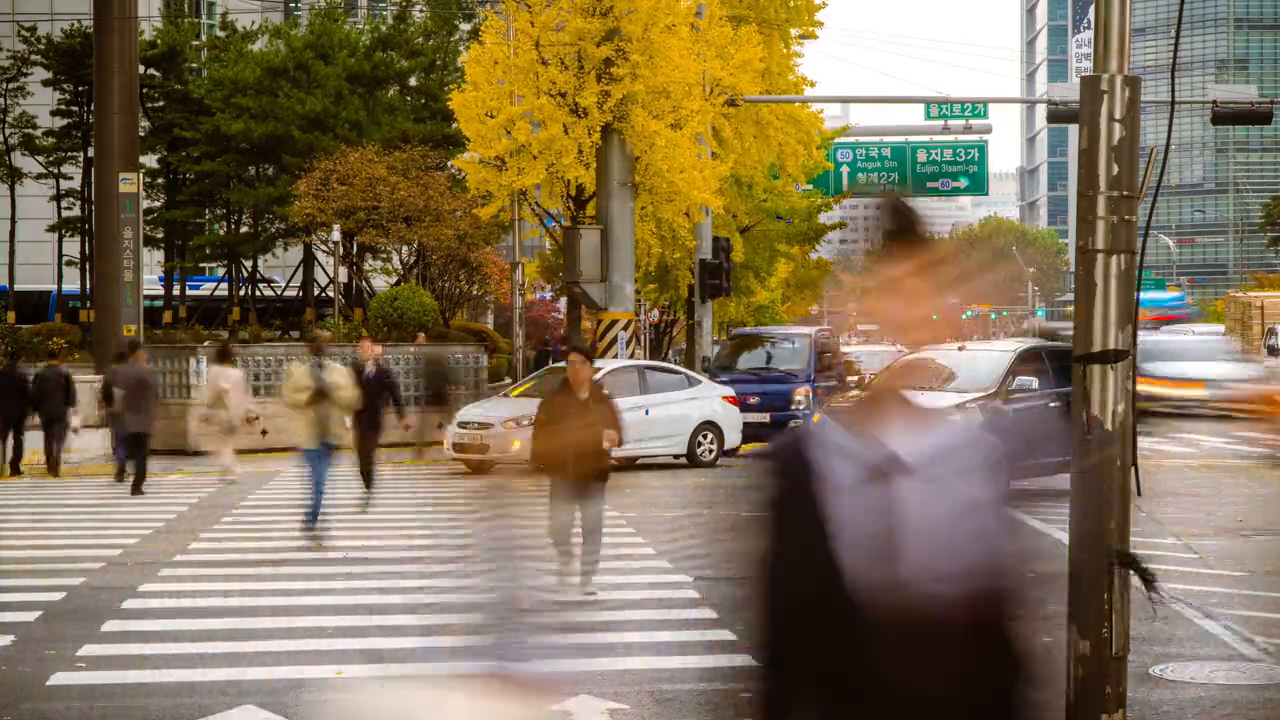
#> input picture frame 15 of OpenCV/opencv_vision_file/videos/seoul.mp4, 1280 x 720 px, given in place of road5.mp4, which was not available
$ python 05-cv-06-01-hough-roadline-video2.py
#> lines starting #> are read from the running program, lines starting #| are printed output that depends on the picture; pictures that were not available may be replaced by others from this repository, and a replacement may not be noted
import cv2
import sys
import math
import cv2 as cv
import numpy as np

cap = cv2.VideoCapture("videos/road5.mp4")

while (True):
    ret, src = cap.read()
#> src is the input picture: shape (720, 1280, 3); mean B, G, R 89.5, 114.6, 131

    src = cv2.resize(src, (640, 360))
#> src: shape (360, 640, 3)

    edges = cv.Canny(src, 50, 200, None, 3)
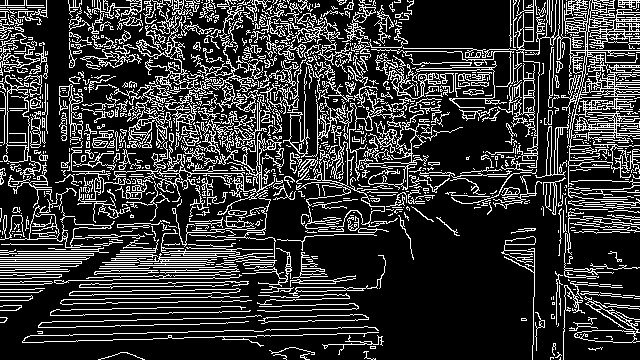
#> edges: shape (360, 640); 20.8% white in thin lines or dots
    dst = cv.cvtColor(edges, cv.COLOR_GRAY2BGR)
#> dst: shape (360, 640, 3); 20.8% white in thin lines or dots
    dstP = np.copy(dst)
    lines = cv.HoughLines(edges, 1, np.pi / 180, 150, None, 0, 0)
#> lines = 1925 rows, first 8: [296, 1.55], [40, 1.59], [160, 1.64], [263, 1.24], [78, 1.55], [264, 1.15], [108, 1.54], [203, 1.26]

    # [5 lines of commented-out code are left out]
    if lines is not None:
        for i in range(0, len(lines)):
            rho = lines[i][0][0]
            theta = lines[i][0][1]
            a = math.cos(theta)
            b = math.sin(theta)
            x0 = a * rho
            y0 = b * rho
            pt1 = (int(x0 + 1000 * (-b)), int(y0 + 1000 * (a)))
            pt2 = (int(x0 - 1000 * (-b)), int(y0 - 1000 * (a)))
            cv.line(dst, pt1, pt2, (0, 0, 255), 3, cv.LINE_AA)
#> this loop made 1925 passes
#> (rho, theta, a, b, x0, y0, pt1, pt2) on passes 1 to 3: (296, 1.55, 0.0175, 1, 5.17, 296, (-994, 313), (1005, 278)), (40, 1.59, -0.0175, 1, -0.698, 39.99, (-1000, 22), (999, 57)), (160, 1.64, -0.0698, 0.998, -11.16, 159.6, (-1008, 89), (986, 229))
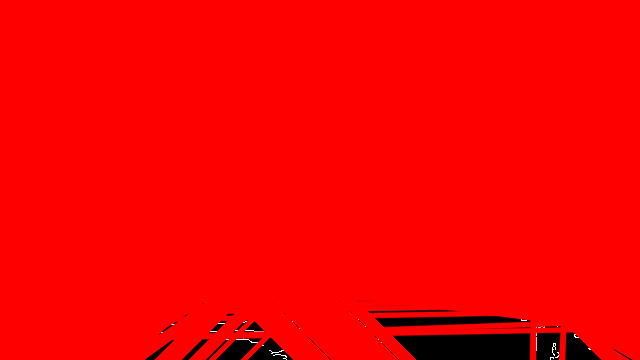
#> dst: shape (360, 640, 3); mean B, G, R 0.2, 0.2, 247
            # pt1 = (lines[i][0][0], lines[i][0][1])  # 시작점 좌표
            # pt2 = (lines[i][0][2], lines[i][0][3])  # 끝점 좌표
            # cv2.line(dst, pt1, pt2, (0, 0, 255), 2, cv2.LINE_AA)

    linesP = cv.HoughLinesP(edges, 1, np.pi/180, 50, None,
                                    minLineLength=50, maxLineGap=5)
#> linesP = 114 rows, first 6: [34, 269, 90, 249], [157, 88, 207, 88], [570, 68, 639, 67], [376, 68, 429, 62], [193, 184, 273, 104], [115, 109, 212, 109]
    if linesP is not None:
        for i in range(0, len(linesP)):
            l = linesP[i][0]
            cv.line(dstP, (l[0], l[1]), (l[2], l[3]), (0, 0, 255), 3, cv.LINE_AA)
#> this loop made 114 passes
#> l on passes 1 to 12: [34, 269, 90, 249], [157, 88, 207, 88], [570, 68, 639, 67], [376, 68, 429, 62], [193, 184, 273, 104], [115, 109, 212, 109], [170, 72, 225, 80], [550, 39, 613, 10], [339, 160, 423, 111], [167, 150, 259, 127], [569, 86, 639, 89], [386, 74, 445, 77]
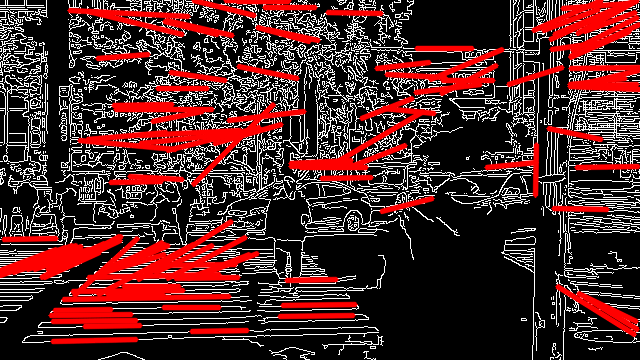
#> dstP: shape (360, 640, 3); mean B, G, R 40.3, 40.3, 77.7

    cv.imshow("Source", src)
    cv.imshow("Detected Lines (in red) - Standard Hough Line Transform", dst)
    cv.imshow("Detected Lines (in red) - Probabilistic Line Transform", dstP)

    if cv2.waitKey(1) & 0xFF == ord('q'):
#> (key q is pressed here)
        break

cap.release()
cv2.destroyAllWindows()

$ run again, starting later in the video
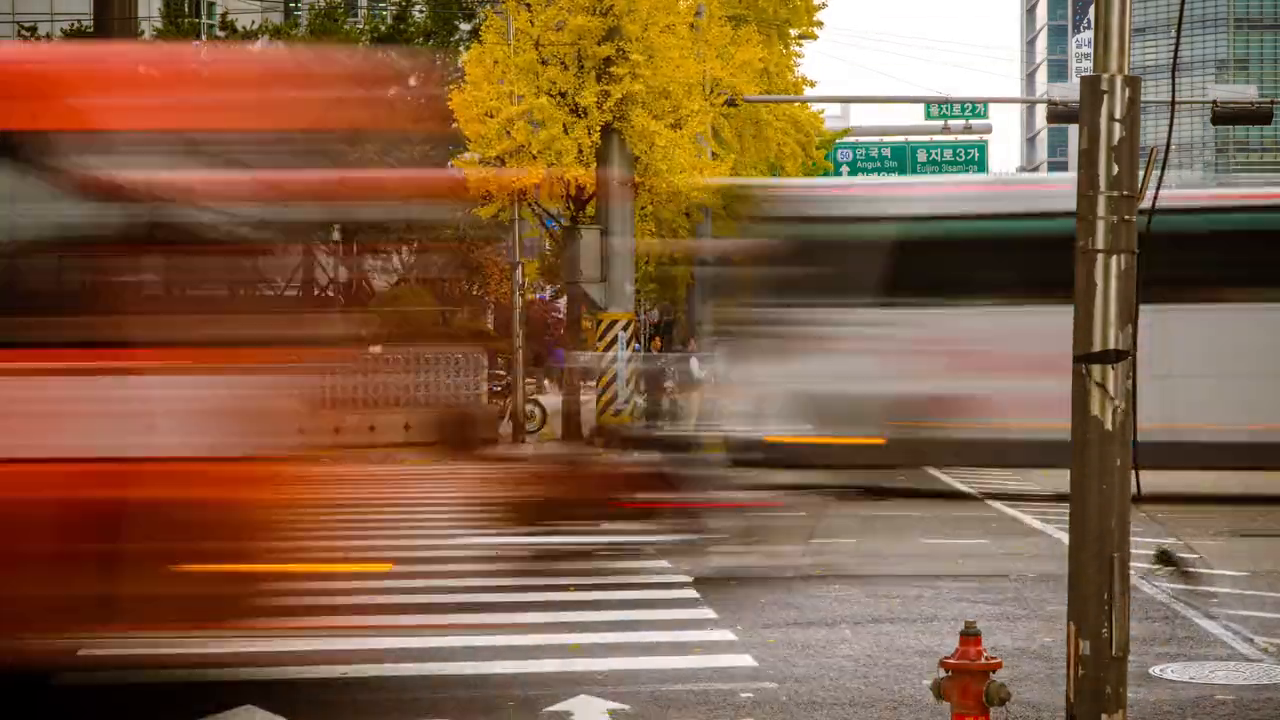
#> input picture frame 67 of OpenCV/opencv_vision_file/videos/seoul.mp4, 1280 x 720 px, given in place of road5.mp4, which was not available
#> src is the input picture: shape (720, 1280, 3); mean B, G, R 69.4, 95.7, 130.4
#> src: shape (360, 640, 3)
#> edges: shape (360, 640); 14.7% white in thin lines or dots
#> lines = 350 rows, first 8: [84, 1.57], [279, 1.55], [64, 1.57], [321, 1.55], [18, 1.59], [85, 1.59], [315, 1.55], [19, 1.57]
#> the loop `for i in range(0, len(lines)):` made 350 passes
#> (rho, theta, a, b, x0, y0, pt1, pt2) on passes 1 to 3: (84, 1.57, -4.37e-08, 1, -3.67e-06, 84, (-1000, 83), (999, 84)), (279, 1.55, 0.0175, 1, 4.87, 279, (-994, 296), (1004, 261)), (64, 1.57, -4.37e-08, 1, -2.8e-06, 64, (-1000, 63), (999, 64))
#> after the loop `for i in range(0, len(lines)):`:
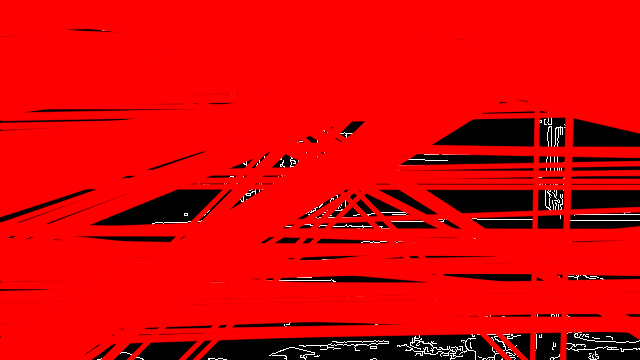
#> dst: shape (360, 640, 3); mean B, G, R 2.7, 2.7, 220.4
#> linesP = 95 rows, first 6: [121, 313, 212, 312], [87, 84, 224, 84], [87, 20, 169, 21], [64, 64, 205, 64], [107, 319, 220, 318], [0, 19, 79, 19]
#> the loop `for i in range(0, len(linesP)):` made 95 passes
#> after the loop `for i in range(0, len(linesP)):`:
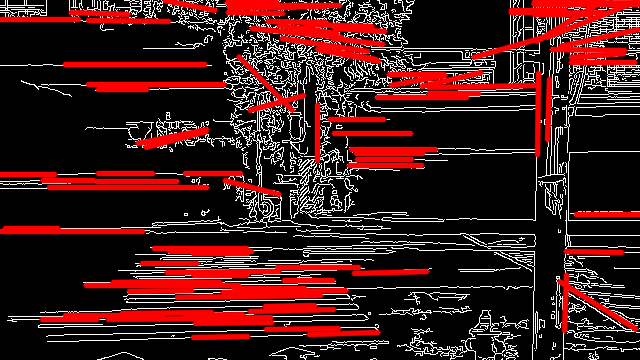
#> dstP: shape (360, 640, 3); mean B, G, R 26.8, 26.8, 64.8

$ run again, starting later in the video
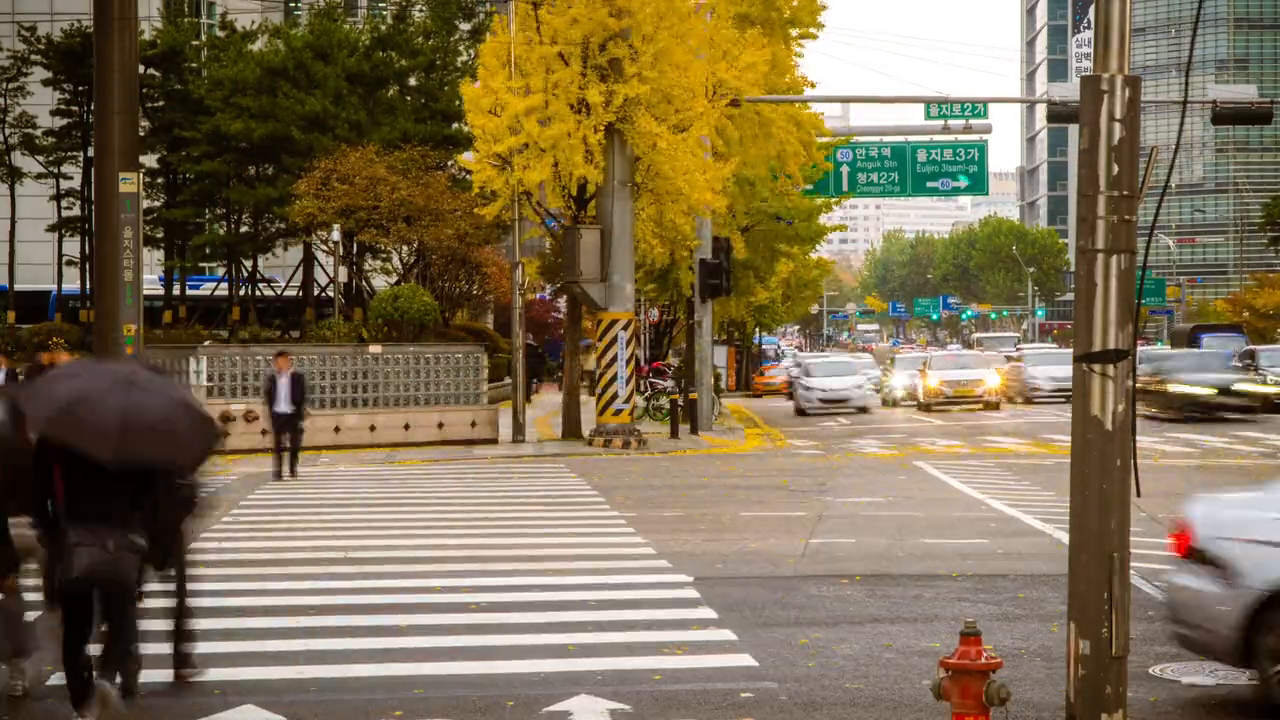
#> input picture frame 120 of OpenCV/opencv_vision_file/videos/seoul.mp4, 1280 x 720 px, given in place of road5.mp4, which was not available
#> src is the input picture: shape (720, 1280, 3); mean B, G, R 83.8, 111.1, 126.2
#> src: shape (360, 640, 3)
#> edges: shape (360, 640); 21.2% white in thin lines or dots
#> lines = 2219 rows, first 8: [300, 1.55], [296, 1.55], [85, 1.59], [196, 1.59], [264, 1.55], [238, 1.54], [114, 1.54], [105, 1.55]
#> the loop `for i in range(0, len(lines)):` made 2219 passes
#> (rho, theta, a, b, x0, y0, pt1, pt2) on passes 1 to 3: (300, 1.55, 0.0175, 1, 5.24, 300, (-994, 317), (1005, 282)), (296, 1.55, 0.0175, 1, 5.17, 296, (-994, 313), (1005, 278)), (85, 1.59, -0.0175, 1, -1.48, 84.99, (-1001, 67), (998, 102))
#> after the loop `for i in range(0, len(lines)):`:
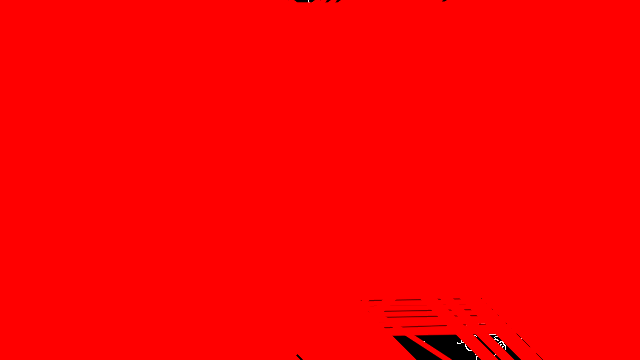
#> dst: shape (360, 640, 3); mean B, G, R 0.1, 0.1, 253
#> linesP = 114 rows, first 6: [279, 179, 349, 138], [570, 48, 630, 29], [273, 280, 331, 279], [551, 38, 630, 17], [103, 298, 188, 245], [315, 95, 407, 97]
#> the loop `for i in range(0, len(linesP)):` made 114 passes
#> after the loop `for i in range(0, len(linesP)):`:
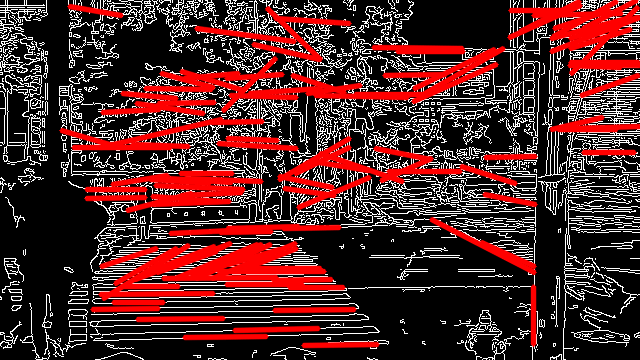
#> dstP: shape (360, 640, 3); mean B, G, R 40.1, 40.1, 81.4
